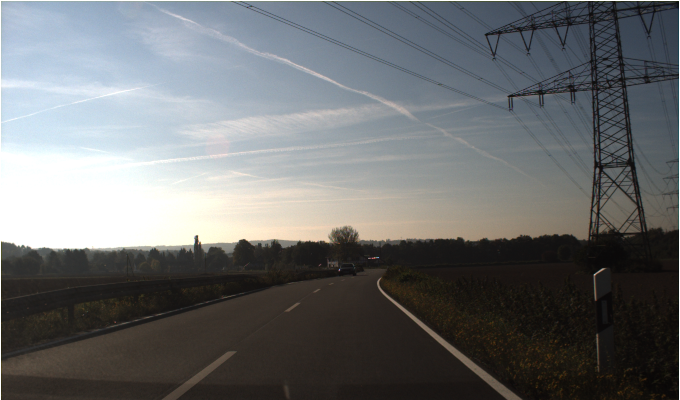
#> input picture signbreaker/Backgrounds/GTSDB/00029.png, 1360 x 800 px (shown at 1/2 size)
$ python detect_light_src.py
#> lines starting #> are read from the running program, lines starting #| are printed output that depends on the picture
import os
import cv2
import numpy as np
import random
import math
from collections import Counter

from damage import bend_vertical
from utils import overlay

current_dir = os.path.dirname(os.path.abspath(__file__))
os.chdir(current_dir)

SAMPLING_CONSTANT = 0.1    # Percentage of image pixels that are sampled
NUM_SEGMENTS = 10          # Number of segments horizontally
NUM_ITERATIONS = 200       # How many iterations to run the montecarlo sampling


def find_light_source(img):
    img = cv2.cvtColor(img, cv2.COLOR_BGR2RGB)
    luminance = 0.2126 * img[:, :, 0] + 0.7152 * img[:, :, 1] + 0.0722 * img[:, :, 2]
    _, width = luminance.shape
    luminance = np.reshape(luminance, (-1)) # Flatten
    indices = np.arange(len(luminance))

    segment_width = int(width / NUM_SEGMENTS)
    sample_size = int(img.shape[0] * img.shape[1] * SAMPLING_CONSTANT)
    maxima_counter = Counter()

    # Use Montecarlo sampling to find maxima
    for _ in range(NUM_ITERATIONS):
        samples = np.random.choice(indices, sample_size)
        max_ind = max(samples, key=luminance.__getitem__)
        col = round(max_ind % width / segment_width) * segment_width
        row = round(max_ind // width / segment_width) * segment_width
        maxima_counter[(col, row)] += 1

    # [6 lines of commented-out code are left out]
    return maxima_counter.most_common(1)[0]


if __name__ == '__main__':
    bg_img = cv2.imread('Backgrounds/GTSDB/00029.png', cv2.IMREAD_UNCHANGED)[10:-10, 10:-10]
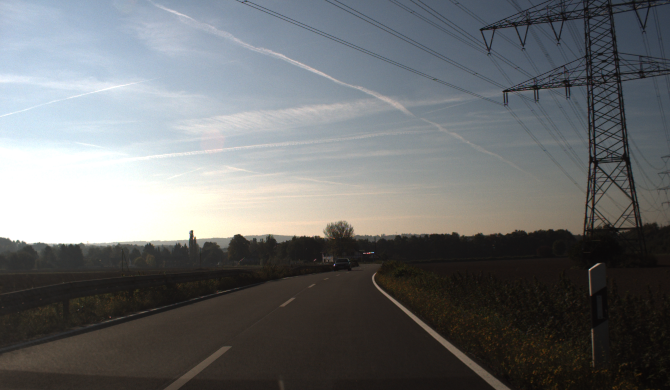
#> bg_img: shape (780, 1340, 4) (shown at 1/2 size); mean B, G, R, A 111.2, 110.2, 108.3, 255
    fg_img = cv2.imread('Sign_Templates/2_Processed/1.png', cv2.IMREAD_UNCHANGED)
    (light_x, light_y), intensity = find_light_source(bg_img.copy())
#> in find_light_source, `luminance = 0.2126 * img[:, :, 0] + 0.7152 * img[:, :, 1] + 0.0722 * i..`:
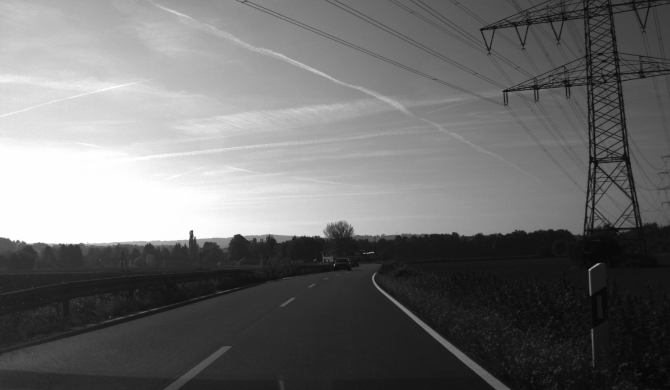
#> luminance: shape (780, 1340) float64 (shown at 1/2 size); min 6.14, max 255, mean 109.8
#> the loop in find_light_source, `for _ in range(NUM_ITERATIONS):` made 200 passes
#> (max_ind, col, row) on passes 1 to 3: (604474, 134, 402), (529319, 0, 402), (612629, 268, 402)
#> after the loop in find_light_source, `for _ in range(NUM_ITERATIONS):`: maxima_counter = 9 items
#> light_x = 134; light_y = 402; intensity = 72

    bg_height, bg_width = bg_img.shape[:2]
#> bg_height = 780; bg_width = 1340
#> (the run stopped early here; a loop or call above may not have finished)

$ run again, with signbreaker/Backgrounds/GTSDB/00014.png copied over signbreaker/Backgrounds/GTSDB/00029.png
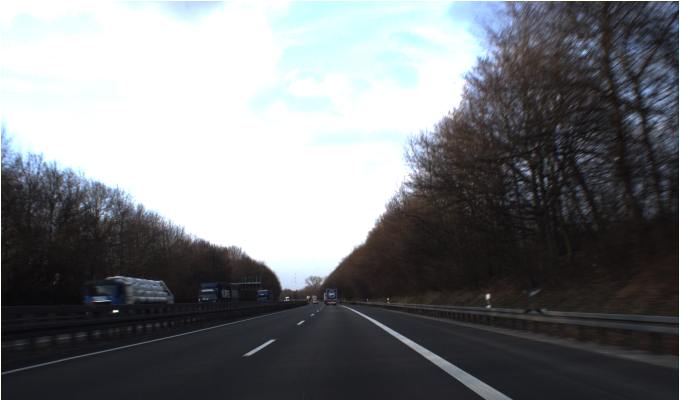
#> input picture signbreaker/Backgrounds/GTSDB/00014.png, 1360 x 800 px (shown at 1/2 size)
#> `bg_img = cv2.imread('Backgrounds/GTSDB/00029.png', cv2.IMREAD_UNCHANGE..`:
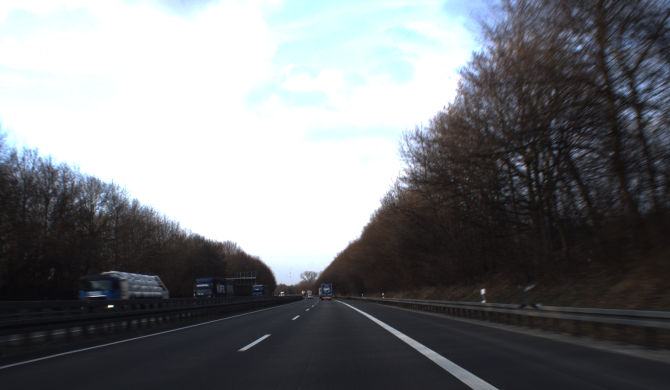
#> bg_img: shape (780, 1340, 4) (shown at 1/2 size); mean B, G, R, A 123.7, 120.9, 118.9, 255
#> in find_light_source, `luminance = 0.2126 * img[:, :, 0] + 0.7152 * img[:, :, 1] + 0.0722 * i..`:
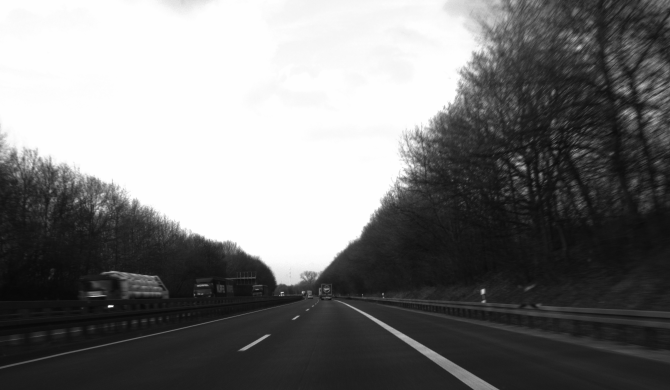
#> luminance: shape (780, 1340) float64 (shown at 1/2 size); min 8.07, max 255, mean 120.7
#> the loop in find_light_source, `for _ in range(NUM_ITERATIONS):` made 200 passes
#> (max_ind, col, row) on passes 1 to 3: (305711, 134, 268), (608881, 536, 402), (183974, 402, 134)
#> after the loop in find_light_source, `for _ in range(NUM_ITERATIONS):`: maxima_counter = 27 items
#> light_x = 670; light_y = 402; intensity = 23

$ run again, with signbreaker/Backgrounds/GTSDB/00027.png copied over signbreaker/Backgrounds/GTSDB/00029.png
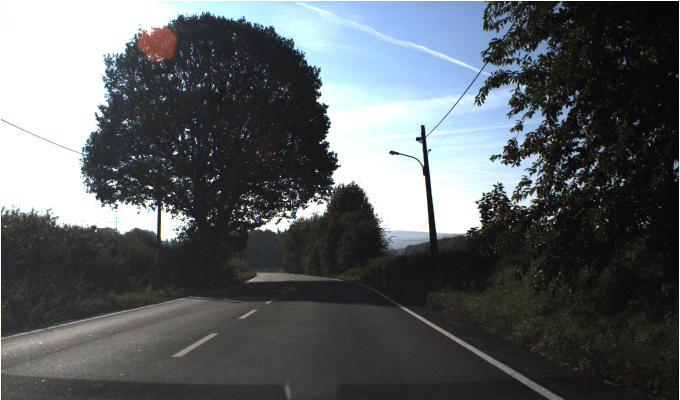
#> input picture signbreaker/Backgrounds/GTSDB/00027.png, 1360 x 800 px (shown at 1/2 size)
#> `bg_img = cv2.imread('Backgrounds/GTSDB/00029.png', cv2.IMREAD_UNCHANGE..`:
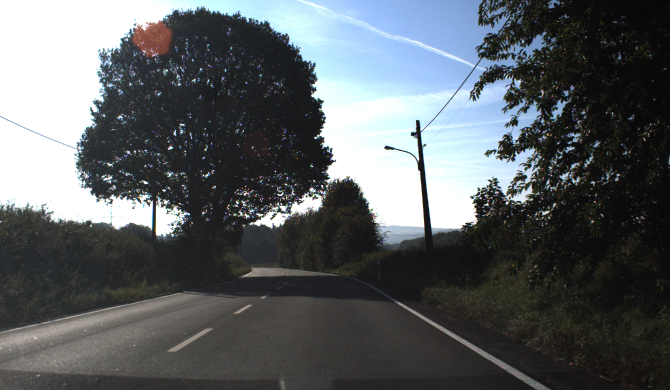
#> bg_img: shape (780, 1340, 4) (shown at 1/2 size); mean B, G, R, A 97.7, 94.8, 90.1, 255
#> in find_light_source, `luminance = 0.2126 * img[:, :, 0] + 0.7152 * img[:, :, 1] + 0.0722 * i..`:
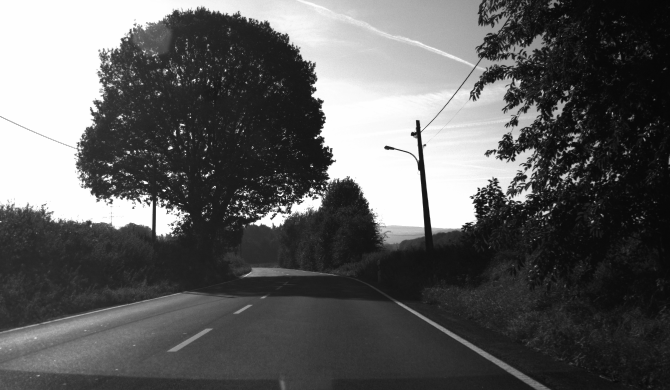
#> luminance: shape (780, 1340) float64 (shown at 1/2 size); min 6.28, max 255, mean 94
#> the loop in find_light_source, `for _ in range(NUM_ITERATIONS):` made 200 passes
#> (max_ind, col, row) on passes 1 to 3: (117952, 0, 134), (308879, 670, 268), (294162, 670, 268)
#> after the loop in find_light_source, `for _ in range(NUM_ITERATIONS):`: maxima_counter = 18 items
#> light_x = 134; intensity = 32

$ run again, with signbreaker/Backgrounds/GTSDB/00049.png copied over signbreaker/Backgrounds/GTSDB/00029.png
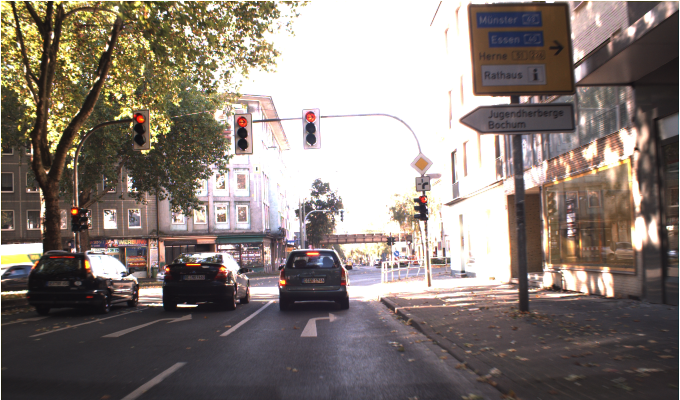
#> input picture signbreaker/Backgrounds/GTSDB/00049.png, 1360 x 800 px (shown at 1/2 size)
#> `bg_img = cv2.imread('Backgrounds/GTSDB/00029.png', cv2.IMREAD_UNCHANGE..`:
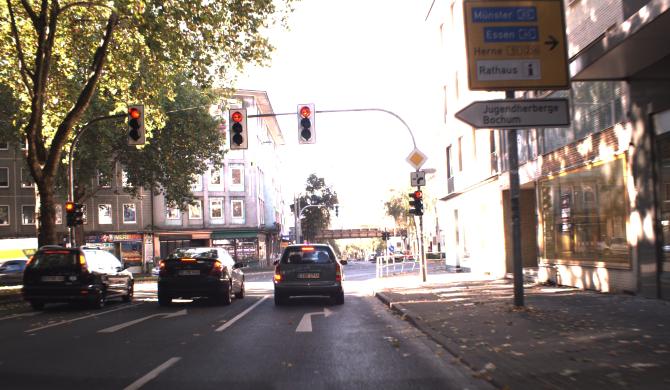
#> bg_img: shape (780, 1340, 4) (shown at 1/2 size); mean B, G, R, A 119.7, 125.9, 136.3, 255
#> in find_light_source, `luminance = 0.2126 * img[:, :, 0] + 0.7152 * img[:, :, 1] + 0.0722 * i..`:
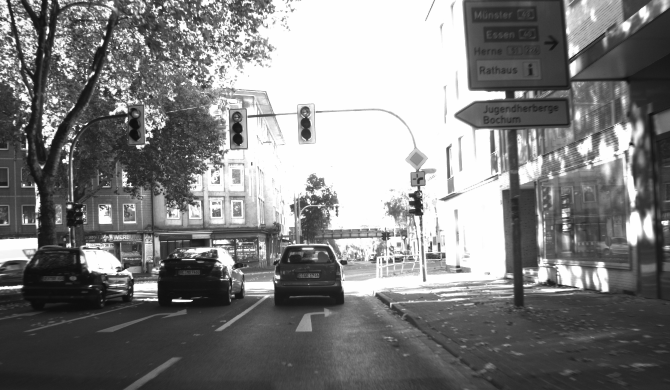
#> luminance: shape (780, 1340) float64 (shown at 1/2 size); min 12.43, max 255, mean 127.6
#> the loop in find_light_source, `for _ in range(NUM_ITERATIONS):` made 200 passes
#> (max_ind, col, row) on passes 1 to 3: (152315, 938, 134), (609122, 804, 402), (183974, 402, 134)
#> after the loop in find_light_source, `for _ in range(NUM_ITERATIONS):`: maxima_counter = 31 items
#> light_x = 938; light_y = 402; intensity = 19
